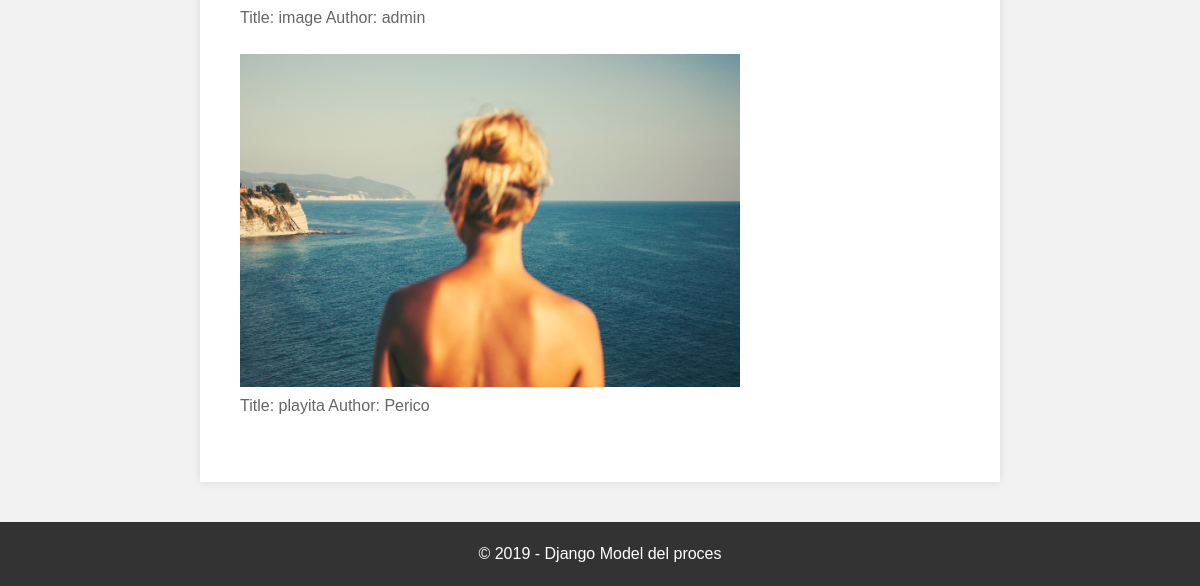
The app's page / (lower part), older data.
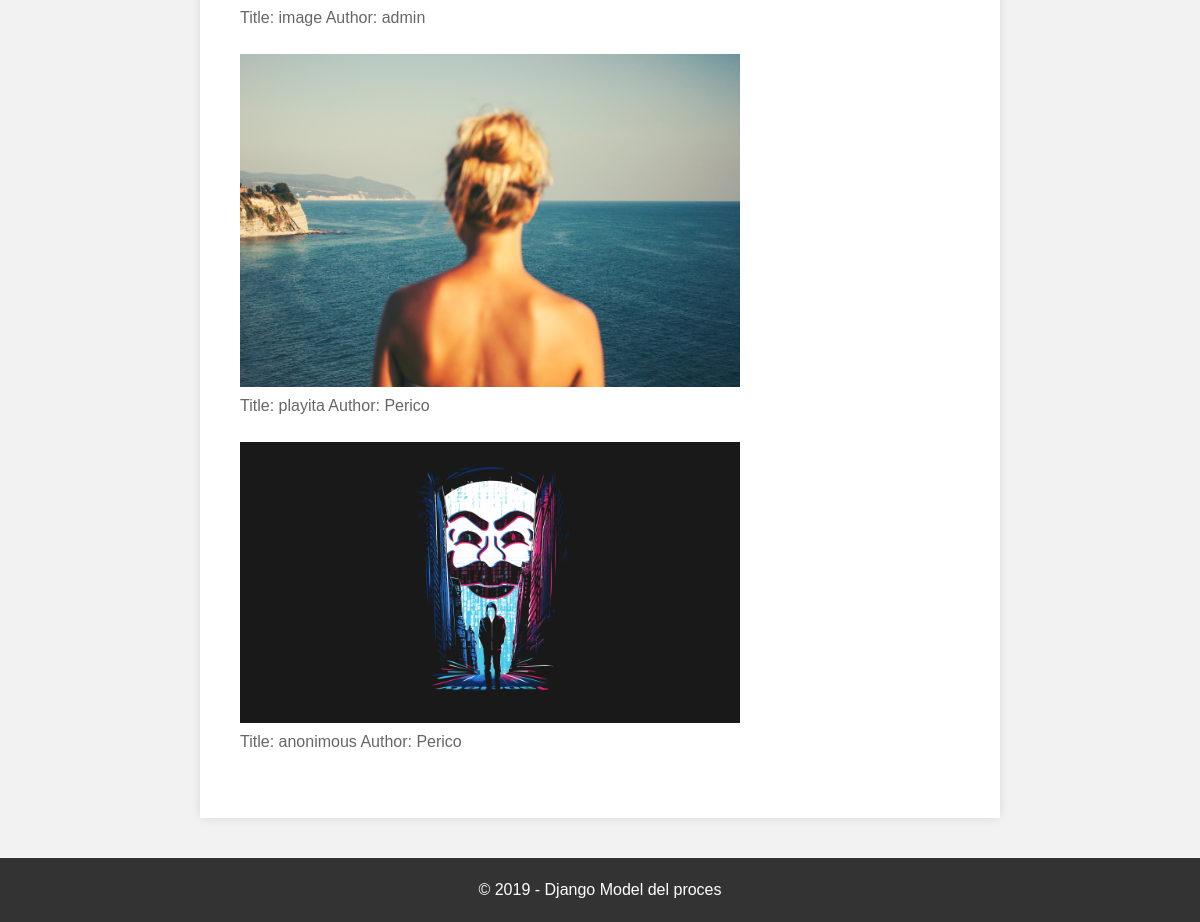
The same page, newer data.
### repository/models.py (models this page shows, shortened)
class Photo(models.Model):
    name = models.CharField(max_length=64, help_text="Enter a name to the snap", null=False)
    picture = models.ImageField(default="default.png", null=False)
    author = models.ForeignKey(User, default=1, on_delete=models.SET_DEFAULT)
    RESOLUTION_THEMES=(('NATURE','NATURE'),('URBAN','URBAN'),('OTHER','OTHER'))
    select_theme=models.CharField(max_length=16,blank=False,choices=RESOLUTION_THEMES,default='OTHER')
    RESOLUTION_STATUS = (('HD', '1280×720 píxels'), ('FHD', '1920×1080 pixels'),
                         ('QHD', '2560*1440 pixels'), ('UHD', '3840×2160 pixels'))
    select_resolution = models.CharField(max_length=4, choices=RESOLUTION_STATUS, blank=False, default='FHD')
    RATING_CHOICES = ((1, 'one'), (2, 'two'), (3, 'three'), (4, 'four'), (5, 'five'))
    rating = models.PositiveSmallIntegerField('Rating (stars)', blank=False, default=3, choices=RATING_CHOICES)
    date = models.DateTimeField(auto_now_add = True,blank=True,null=True)

### repository/views.py (the view)
# urls.py: path('', views.homepage, name='homepage'),
def homepage(request):
    photo = Photo.objects.all()
    return render(request,'homepage.html',context={'photo':photo})

### templates/homepage.html (shortened to what this page needs)
<!DOCTYPE html>
{% load static %}
<html lang="en">
<head>
    <link rel="stylesheet" href="{% static 'css/style.css' %}">
</head>
<body>
   <section id="main-content">
		<article>
			<div class="content">
            {% block content %}
                {% for i in photo %}
                    <img src="{{ i.picture.url }}" width="500px" />
                    <p> Title: {{ i.name }}
                    Author: {{ i.author }}</p>
                {% endfor %}
            {% endblock %}
			</div>
		</article>
   </section>
    <footer id="main-footer">
		<p>&copy; 2019 - Django Model del proces</p>
	</footer>
</body>
</html>

Row changes from the older to the newer data that the page shows:
added Photo: picture (picture), name "anonimous", author "Perico"
